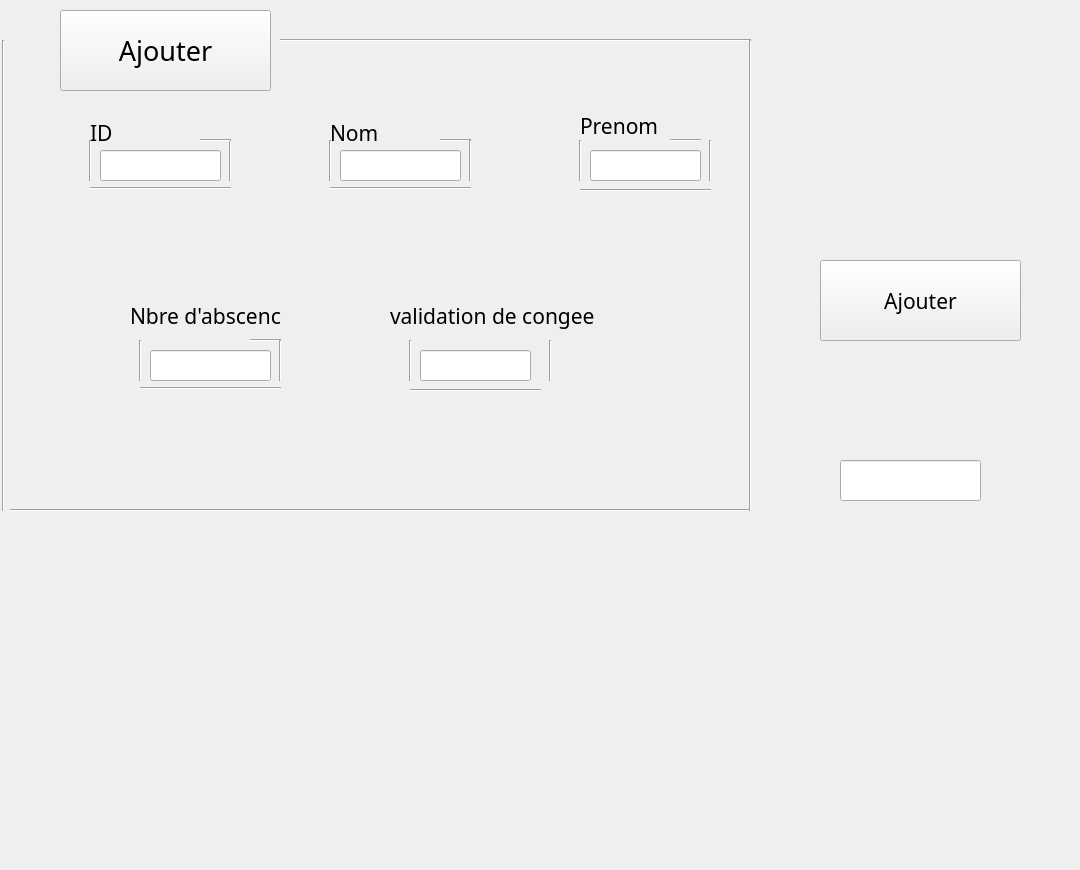
   <widget class="QWidget" name="tab_8">
    <attribute name="title">
     <string>Ajout</string>
    </attribute>
    <widget class="QLineEdit" name="lineEdit_pc">
     <property name="geometry">
      <rect>
       <x>590</x>
       <y>150</y>
       <width>111</width>
       <height>31</height>
      </rect>
     </property>
     <property name="font">
      <font>
       <family>Bahnschrift</family>
       <pointsize>10</pointsize>
      </font>
     </property>
    </widget>
    <widget class="QLineEdit" name="lineEdit_nc">
     <property name="geometry">
      <rect>
       <x>340</x>
       <y>150</y>
       <width>121</width>
       <height>31</height>
      </rect>
     </property>
     <property name="font">
      <font>
       <family>Bahnschrift</family>
       <pointsize>10</pointsize>
      </font>
     </property>
    </widget>
    <widget class="QLineEdit" name="lineEdit_nbc">
     <property name="geometry">
      <rect>
       <x>150</x>
       <y>350</y>
       <width>121</width>
       <height>31</height>
      </rect>
     </property>
     <property name="font">
      <font>
       <family>Bahnschrift</family>
       <pointsize>10</pointsize>
      </font>
     </property>
    </widget>
    <widget class="QPushButton" name="pushButton_7">
     <property name="geometry">
      <rect>
       <x>820</x>
       <y>260</y>
       <width>201</width>
       <height>81</height>
      </rect>
     </property>
     <property name="font">
      <font>
       <family>Bahnschrift</family>
       <pointsize>16</pointsize>
      </font>
     </property>
     <property name="text">
      <string>Ajouter</string>
     </property>
    </widget>
    <widget class="Line" name="line_14">
     <property name="geometry">
      <rect>
       <x>10</x>
       <y>500</y>
       <width>741</width>
       <height>20</height>
      </rect>
     </property>
     <property name="orientation">
      <enum>Qt::Horizontal</enum>
     </property>
    </widget>
    <widget class="Line" name="line_15">
     <property name="geometry">
      <rect>
       <x>280</x>
       <y>30</y>
       <width>471</width>
       <height>20</height>
      </rect>
     </property>
     <property name="orientation">
      <enum>Qt::Horizontal</enum>
     </property>
    </widget>
    <widget class="Line" name="line_29">
     <property name="geometry">
      <rect>
       <x>-7</x>
       <y>40</y>
       <width>20</width>
       <height>471</height>
      </rect>
     </property>
     <property name="orientation">
      <enum>Qt::Vertical</enum>
     </property>
    </widget>
    <widget class="Line" name="line_30">
     <property name="geometry">
      <rect>
       <x>740</x>
       <y>40</y>
       <width>20</width>
       <height>471</height>
      </rect>
     </property>
     <property name="orientation">
      <enum>Qt::Vertical</enum>
     </property>
    </widget>
    <widget class="Line" name="line_97">
     <property name="geometry">
      <rect>
       <x>140</x>
       <y>380</y>
       <width>141</width>
       <height>16</height>
      </rect>
     </property>
     <property name="orientation">
      <enum>Qt::Horizontal</enum>
     </property>
    </widget>
    <widget class="Line" name="line_98">
     <property name="geometry">
      <rect>
       <x>250</x>
       <y>330</y>
       <width>31</width>
       <height>20</height>
      </rect>
     </property>
     <property name="orientation">
      <enum>Qt::Horizontal</enum>
     </property>
    </widget>
    <widget class="Line" name="line_99">
     <property name="geometry">
      <rect>
       <x>330</x>
       <y>180</y>
       <width>141</width>
       <height>16</height>
      </rect>
     </property>
     <property name="orientation">
      <enum>Qt::Horizontal</enum>
     </property>
    </widget>
    <widget class="Line" name="line_100">
     <property name="geometry">
      <rect>
       <x>440</x>
       <y>130</y>
       <width>31</width>
       <height>20</height>
      </rect>
     </property>
     <property name="orientation">
      <enum>Qt::Horizontal</enum>
     </property>
    </widget>
    <widget class="Line" name="line_124">
     <property name="geometry">
      <rect>
       <x>670</x>
       <y>130</y>
       <width>31</width>
       <height>20</height>
      </rect>
     </property>
     <property name="orientation">
      <enum>Qt::Horizontal</enum>
     </property>
    </widget>
    <widget class="Line" name="line_125">
     <property name="geometry">
      <rect>
       <x>580</x>
       <y>180</y>
       <width>131</width>
       <height>20</height>
      </rect>
     </property>
     <property name="orientation">
      <enum>Qt::Horizontal</enum>
     </property>
    </widget>
    <widget class="Line" name="line_126">
     <property name="geometry">
      <rect>
       <x>130</x>
       <y>340</y>
       <width>20</width>
       <height>41</height>
      </rect>
     </property>
     <property name="orientation">
      <enum>Qt::Vertical</enum>
     </property>
    </widget>
    <widget class="Line" name="line_127">
     <property name="geometry">
      <rect>
       <x>270</x>
       <y>340</y>
       <width>20</width>
       <height>41</height>
      </rect>
     </property>
     <property name="orientation">
      <enum>Qt::Vertical</enum>
     </property>
    </widget>
    <widget class="Line" name="line_128">
     <property name="geometry">
      <rect>
       <x>320</x>
       <y>140</y>
       <width>20</width>
       <height>41</height>
      </rect>
     </property>
     <property name="orientation">
      <enum>Qt::Vertical</enum>
     </property>
    </widget>
    <widget class="Line" name="line_129">
     <property name="geometry">
      <rect>
       <x>460</x>
       <y>140</y>
       <width>20</width>
       <height>41</height>
      </rect>
     </property>
     <property name="orientation">
      <enum>Qt::Vertical</enum>
     </property>
    </widget>
    <widget class="Line" name="line_130">
     <property name="geometry">
      <rect>
       <x>700</x>
       <y>140</y>
       <width>20</width>
       <height>41</height>
      </rect>
     </property>
     <property name="orientation">
      <enum>Qt::Vertical</enum>
     </property>
    </widget>
    <widget class="Line" name="line_131">
     <property name="geometry">
      <rect>
       <x>570</x>
       <y>140</y>
       <width>20</width>
       <height>41</height>
      </rect>
     </property>
     <property name="orientation">
      <enum>Qt::Vertical</enum>
     </property>
    </widget>
    <widget class="QLabel" name="label_35">
     <property name="geometry">
      <rect>
       <x>330</x>
       <y>122</y>
       <width>71</width>
       <height>21</height>
      </rect>
     </property>
     <property name="font">
      <font>
       <family>Bahnschrift</family>
       <pointsize>16</pointsize>
      </font>
     </property>
     <property name="text">
      <string>Nom</string>
     </property>
    </widget>
    <widget class="QLabel" name="label_36">
     <property name="geometry">
      <rect>
       <x>130</x>
       <y>300</y>
       <width>151</width>
       <height>31</height>
      </rect>
     </property>
     <property name="font">
      <font>
       <family>Bahnschrift</family>
       <pointsize>16</pointsize>
      </font>
     </property>
     <property name="text">
      <string>Nbre d'abscence</string>
     </property>
    </widget>
    <widget class="QLabel" name="label_39">
     <property name="geometry">
      <rect>
       <x>580</x>
       <y>110</y>
       <width>111</width>
       <height>31</height>
      </rect>
     </property>
     <property name="font">
      <font>
       <family>Bahnschrift</family>
       <pointsize>16</pointsize>
      </font>
     </property>
     <property name="text">
      <string>Prenom</string>
     </property>
    </widget>
    <widget class="QLabel" name="label_42">
     <property name="geometry">
      <rect>
       <x>780</x>
       <y>260</y>
       <width>71</width>
       <height>71</height>
      </rect>
     </property>
     <property name="text">
      <string/>
     </property>
    </widget>
    <widget class="QPushButton" name="pushButton_15">
     <property name="geometry">
      <rect>
       <x>60</x>
       <y>10</y>
       <width>211</width>
       <height>81</height>
      </rect>
     </property>
     <property name="font">
      <font>
       <family>Bahnschrift</family>
       <pointsize>20</pointsize>
      </font>
     </property>
     <property name="text">
      <string>Ajouter</string>
     </property>
    </widget>
    <widget class="QLabel" name="label_7">
     <property name="geometry">
      <rect>
       <x>20</x>
       <y>10</y>
       <width>71</width>
       <height>71</height>
      </rect>
     </property>
     <property name="text">
      <string/>
     </property>
    </widget>
    <widget class="QLineEdit" name="lineEdit_27">
     <property name="geometry">
      <rect>
       <x>840</x>
       <y>460</y>
       <width>141</width>
       <height>41</height>
      </rect>
     </property>
     <property name="font">
      <font>
       <family>Bahnschrift</family>
       <pointsize>20</pointsize>
      </font>
     </property>
     <property name="text">
      <string/>
     </property>
    </widget>
    <widget class="Line" name="line_132">
     <property name="geometry">
      <rect>
       <x>410</x>
       <y>380</y>
       <width>131</width>
       <height>20</height>
      </rect>
     </property>
     <property name="orientation">
      <enum>Qt::Horizontal</enum>
     </property>
    </widget>
    <widget class="QLineEdit" name="lineEdit_vc">
     <property name="geometry">
      <rect>
       <x>420</x>
       <y>350</y>
       <width>111</width>
       <height>31</height>
      </rect>
     </property>
     <property name="font">
      <font>
       <family>Bahnschrift</family>
       <pointsize>10</pointsize>
      </font>
     </property>
    </widget>
    <widget class="Line" name="line_133">
     <property name="geometry">
      <rect>
       <x>540</x>
       <y>340</y>
       <width>20</width>
       <height>41</height>
      </rect>
     </property>
     <property name="orientation">
      <enum>Qt::Vertical</enum>
     </property>
    </widget>
    <widget class="Line" name="line_134">
     <property name="geometry">
      <rect>
       <x>400</x>
       <y>340</y>
       <width>20</width>
       <height>41</height>
      </rect>
     </property>
     <property name="orientation">
      <enum>Qt::Vertical</enum>
     </property>
    </widget>
    <widget class="QLabel" name="label_43">
     <property name="geometry">
      <rect>
       <x>390</x>
       <y>300</y>
       <width>231</width>
       <height>31</height>
      </rect>
     </property>
     <property name="font">
      <font>
       <family>Bahnschrift</family>
       <pointsize>16</pointsize>
      </font>
     </property>
     <property name="text">
      <string>validation de congee</string>
     </property>
    </widget>
    <widget class="Line" name="line_135">
     <property name="geometry">
      <rect>
       <x>220</x>
       <y>140</y>
       <width>20</width>
       <height>41</height>
      </rect>
     </property>
     <property name="orientation">
      <enum>Qt::Vertical</enum>
     </property>
    </widget>
    <widget class="QLineEdit" name="lineEdit_idc">
     <property name="geometry">
      <rect>
       <x>100</x>
       <y>150</y>
       <width>121</width>
       <height>31</height>
      </rect>
     </property>
     <property name="font">
      <font>
       <family>Bahnschrift</family>
       <pointsize>10</pointsize>
      </font>
     </property>
    </widget>
    <widget class="Line" name="line_136">
     <property name="geometry">
      <rect>
       <x>80</x>
       <y>140</y>
       <width>20</width>
       <height>41</height>
      </rect>
     </property>
     <property name="orientation">
      <enum>Qt::Vertical</enum>
     </property>
    </widget>
    <widget class="QLabel" name="label_44">
     <property name="geometry">
      <rect>
       <x>90</x>
       <y>122</y>
       <width>71</width>
       <height>21</height>
      </rect>
     </property>
     <property name="font">
      <font>
       <family>Bahnschrift</family>
       <pointsize>16</pointsize>
      </font>
     </property>
     <property name="text">
      <string>ID</string>
     </property>
    </widget>
    <widget class="Line" name="line_137">
     <property name="geometry">
      <rect>
       <x>90</x>
       <y>180</y>
       <width>141</width>
       <height>16</height>
      </rect>
     </property>
     <property name="orientation">
      <enum>Qt::Horizontal</enum>
     </property>
    </widget>
    <widget class="Line" name="line_138">
     <property name="geometry">
      <rect>
       <x>200</x>
       <y>130</y>
       <width>31</width>
       <height>20</height>
      </rect>
     </property>
     <property name="orientation">
      <enum>Qt::Horizontal</enum>
     </property>
    </widget>
    <widget class="QLabel" name="label_3">
     <property name="geometry">
      <rect>
       <x>20</x>
       <y>-60</y>
       <width>1051</width>
       <height>861</height>
      </rect>
     </property>
     <property name="text">
      <string/>
     </property>
    </widget>
    <zorder>label_3</zorder>
    <zorder>lineEdit_pc</zorder>
    <zorder>lineEdit_nc</zorder>
    <zorder>lineEdit_nbc</zorder>
    <zorder>pushButton_7</zorder>
    <zorder>line_14</zorder>
    <zorder>line_15</zorder>
    <zorder>line_29</zorder>
    <zorder>line_30</zorder>
    <zorder>line_97</zorder>
    <zorder>line_98</zorder>
    <zorder>line_99</zorder>
    <zorder>line_100</zorder>
    <zorder>line_124</zorder>
    <zorder>line_125</zorder>
    <zorder>line_126</zorder>
    <zorder>line_127</zorder>
    <zorder>line_128</zorder>
    <zorder>line_129</zorder>
    <zorder>line_130</zorder>
    <zorder>line_131</zorder>
    <zorder>label_35</zorder>
    <zorder>label_36</zorder>
    <zorder>label_39</zorder>
    <zorder>label_42</zorder>
    <zorder>pushButton_15</zorder>
    <zorder>label_7</zorder>
    <zorder>lineEdit_27</zorder>
    <zorder>line_132</zorder>
    <zorder>lineEdit_vc</zorder>
    <zorder>line_133</zorder>
    <zorder>line_134</zorder>
    <zorder>label_43</zorder>
    <zorder>line_135</zorder>
    <zorder>lineEdit_idc</zorder>
    <zorder>line_136</zorder>
    <zorder>label_44</zorder>
    <zorder>line_137</zorder>
    <zorder>line_138</zorder>
   </widget>
